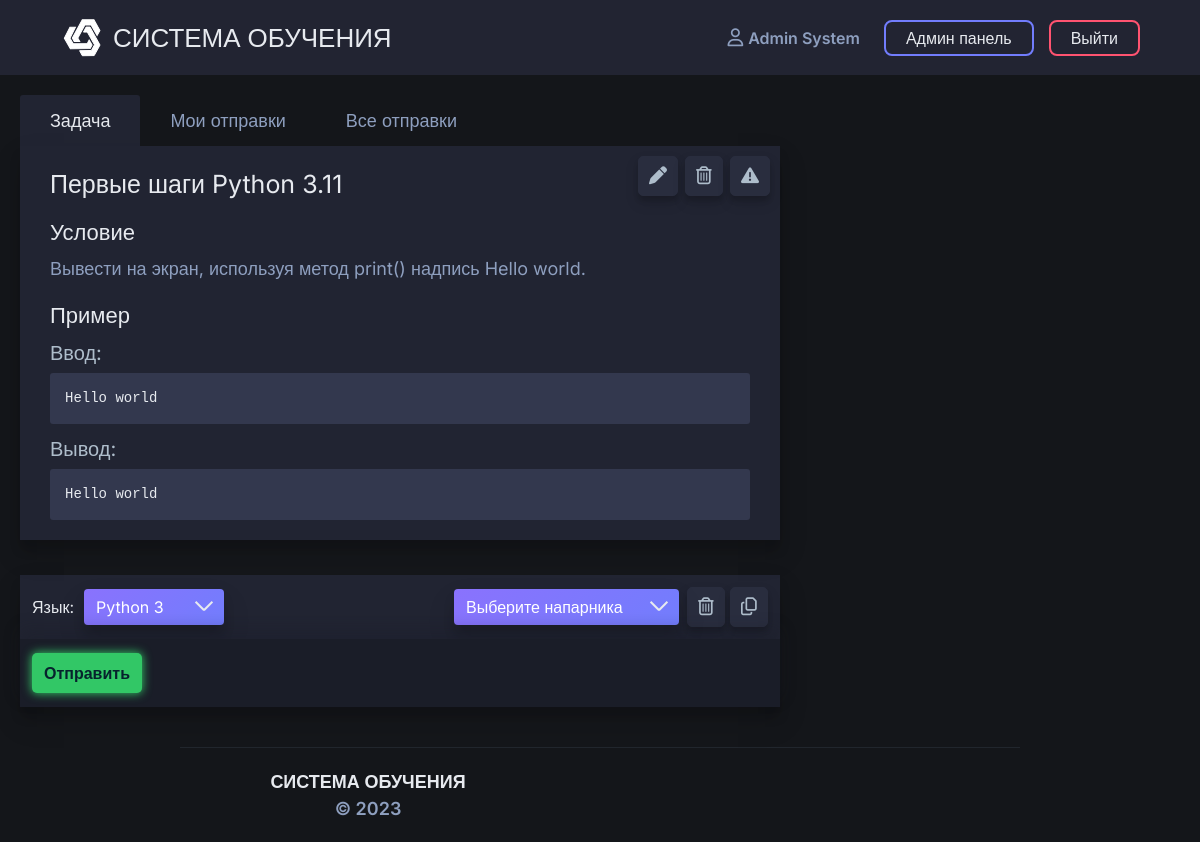
The app's page /problems/grade-5/pervye-shagi-python-311/pervye-shagi-python-311 (signed in) with its own data.
### app/models.py (models this page shows, shortened)
class BaseModel(db.Model):
    __abstract__ = True

class User(BaseModel, UserMixin):  # lgtm [py/missing-equals]
    __tablename__ = "users"
    id = sqlalchemy.Column(sqlalchemy.Integer, primary_key=True, autoincrement=True)
    name = sqlalchemy.Column(sqlalchemy.String, nullable=False)
    surname = sqlalchemy.Column(sqlalchemy.String, nullable=False)
    email = sqlalchemy.Column(sqlalchemy.String, index=True, unique=True)
    verified = sqlalchemy.Column(sqlalchemy.Boolean, default=False)
    role_id = sqlalchemy.Column(sqlalchemy.Integer, sqlalchemy.ForeignKey("roles.id"))
    role = relationship('Role', lazy='joined', uselist=False)
    grade_id = sqlalchemy.Column(sqlalchemy.Integer, sqlalchemy.ForeignKey("grades.id"))
    grade = relationship('Grade')
    grade_letter = sqlalchemy.Column(sqlalchemy.String)
    hashed_password = sqlalchemy.Column(sqlalchemy.String)
    registration_date = sqlalchemy.Column(sqlalchemy.DateTime, default=datetime.datetime.utcnow)
    submissions = db.relationship(
        'Submission',
        secondary=user_submission,
        backref=db.backref('users', lazy='joined'),
        lazy='dynamic',
        order_by="desc(Submission.submission_date)",
        cascade='all,delete'
    )
    reports = db.relationship(
        'Report',
        backref=db.backref('user', lazy='joined'),
        lazy='dynamic',
        cascade='all,delete'
    )
    @hybrid_property
    def is_admin(self) -> bool:
        if self.role.name == 'admin':
            return True
        return False
    @hybrid_property
    def classmates(self) -> list:
        return db.session.query(User).filter(
            User.grade_id == self.grade_id,
            User.grade_letter == self.grade_letter,
            User.id != self.id
        ).all()

class Task(BaseModel):
    __tablename__ = "tasks"
    id = sqlalchemy.Column(sqlalchemy.Integer, primary_key=True, autoincrement=True)
    topic_id = sqlalchemy.Column(sqlalchemy.Integer, sqlalchemy.ForeignKey("topics.id"))
    name = sqlalchemy.Column(sqlalchemy.String)
    translit_name = sqlalchemy.Column(sqlalchemy.String)
    text = sqlalchemy.Column(sqlalchemy.Text)
    example = relationship('Example', uselist=False, backref='task', cascade='all,delete')
    tests = relationship('Test', backref='task', lazy='subquery', cascade='all,delete')
    submissions = db.relationship(
        'Submission',
        backref=db.backref('task', lazy='joined'),
        lazy='dynamic',
        cascade='all,delete'
    )
    reports = relationship('Report', backref='task', cascade='all,delete')
    @hybrid_method
    def url(self, tab: t.Optional[str] = None):
        return url_for(
            'problems.task_page',
            grade_number=self.topic.grade.number,
            topic_translit_name=self.topic.translit_name,
            task_translit_name=self.translit_name,
            tab=tab
        )

class Example(BaseModel):
    __tablename__ = "examples"
    id = sqlalchemy.Column(sqlalchemy.Integer, primary_key=True, autoincrement=True)
    task_id = sqlalchemy.Column(sqlalchemy.Integer, sqlalchemy.ForeignKey("tasks.id"))
    example_input = sqlalchemy.Column(sqlalchemy.Text)
    example_output = sqlalchemy.Column(sqlalchemy.Text)

### app/blueprints/problems/routes.py (the view, shortened to what this page needs)
@problems.route(
    '/grade-<int:grade_number>/<string:topic_translit_name>/<string:task_translit_name>',
    defaults={'tab': 'problem'},
    methods=['GET']
)
@problems.route(
    '/grade-<int:grade_number>/<string:topic_translit_name>/<string:task_translit_name>/<string:tab>',
    methods=['GET']
)
@register_breadcrumb(problems, '.grade.topic.task', '', dynamic_list_constructor=bc.view_task_dlc)
@login_required
@grade_compliance_required
def task_page(grade_number, topic_translit_name, task_translit_name, tab):
    task = get_task(grade_number, topic_translit_name, task_translit_name)
    topic = task.topic
    global_context = {
        'task': task,
        'topic': topic,
    }
    page = request.args.get('table_page', type=int, default=1)
    if tab == 'problem':
        local_context = {
            'language_dict': languages.dictionary
        }
        return render_template(
            'problems/tabs/problem.html',
            title=f'{task.name} - Задача',
            **global_context,
            **local_context
        )
    abort(404)

### app/blueprints/problems/templates/problems/tabs/problem.html (shortened to what this page needs)
{% extends 'problems/base.html' %}
{% block css %}
    {{ super() }}
    {% include 'codemirror/css.html' %}
    <link rel="stylesheet" href="{{ url_for('problems.static', filename='css/loader.css') }}">
    <link rel="stylesheet" href="{{ url_for('static', filename='css/editor.css') }}">
{% endblock %}
{% block task_content %}
    <div class="tabs">
        <ul class="nav nav-tabs" id="task_tabs" role="tablist">
            <li class="nav-item">
                <a href="{{ task.url() }}" class="nav-link active" id="task-tab" role="tab"
                   aria-selected="true">Задача</a>
            </li>
            <li class="nav-item">
                <a href="{{ task.url(tab='submissions') }}" class="nav-link" id="submissions-tab"
                   role="tab"
                   aria-selected="false">Мои отправки</a>
            </li>
            {% if current_user.is_admin %}
                <li class="nav-item">
                    <a href="{{ task.url(tab='all-submissions') }}" class="nav-link"
                       id="submissions-tab" role="tab" aria-selected="false">
                        Все отправки
                    </a>
                </li>
            {% endif %}
        </ul>
    </div>
    <div class="task" id="task">
        <div class="task__header box-shadow">
            <div class="task__header__buttons">
                {% if current_user.is_admin %}
                    <a href="{{ url_for('admin.edit_task_page', id=task.id) }}" data-tooltip="tooltip"
                       data-placement="top" title="Изменить задачу"
                       class="default_button header__button" id="report_task__btn">
                        <i class="default_button__icon fas fa-pen"></i>
                    </a>
                    <button data-toggle="modal" data-target="#deleteModal"
                            data-tooltip="tooltip" data-placement="top" title="Удалить задачу"
                            class="alert_button header__button" id="report_task__btn">
                        <i class="default_button__icon far fa-trash-alt"></i>
                    </button>
                {% endif %}
                <button data-toggle="modal" data-target="#reportModal"
                        data-tooltip="tooltip" data-placement="top" title="Пожаловаться на задачу"
                        class="alert_button" id="report_task__btn">
                    <i class="default_button__icon fas fa-exclamation-triangle"></i>
                </button>
            </div>
            <p class="task__title">{{ task.name }}</p>
            <div class="task__condition task__header__block">
                <h4 class="condition__title task__sub_title">Условие</h4>
                <p class="condition__text">
                    {% for line in task.text.split('\n') %}
                        {{ line }}
                    {% endfor %}
                </p>
            </div>
            {% set example = task.example %}
            {% if example %}
                <div class="task__example task__header__block">
                    <h4 class="example__title task__sub_title">Пример</h4>
                    <div class="input">
                        <p class="example__subtitle">Ввод:</p>
                        <pre>
                        {% for input_line in example.example_input.split('\n') %}
                            <span>{{ input_line }}</span>
                        {% endfor %}
                    </pre>
                    </div>
                    <div class="output">
                        <p class="example__subtitle">Вывод:</p>
                        <pre>
                        {% for output_line in example.example_output.split('\n') %}
                            <span>{{ output_line }}</span>
                        {% endfor %}
                    </pre>
                    </div>
                </div>
            {% endif %}
        </div>
        <div class="task__body box-shadow">
            <div class="editor">
                <div class="editor__header">
                    <div class="header__left_side">
                        <p class="dropdown__title">Язык:</p>
                        <div class="dropdown box-shadow">
                            <button class="btn btn-secondary dropdown-btn" type="button"
                                    id="dropdownMenuButton"
                                    data-toggle="dropdown" aria-haspopup="true" aria-expanded="false">
                                                <span class="languageDropdownButton__text"
                                                      id="languageDropdownButton__text">Python 3</span>
                                <span class="arrow">
                                <span></span><span></span>
                            </span>
                            </button>
                        </div>
                    </div>
                    <div class="header__right_side">
                        <div class="dropdown box-shadow">
                            <button class="btn btn-secondary dropdown-btn" type="button"
                                    id="dropdownMenuClassmateButton"
                                    data-toggle="dropdown" aria-haspopup="true" aria-expanded="false">
                                                <span class="classmateDropdownButton__text"
                                                      id="classmateDropdownButton__text">
                                                    Выберите напарника
                                                </span>
                                <span class="arrow">
                                <span></span><span></span>
                            </span>
                            </button>
                        </div>
                        <button data-tooltip="tooltip" data-placement="top" title="Удалить код"
                                class="header__button alert_button" id="reset-code__btn">
                            <i class="default_button__icon far fa-trash-alt"></i>
                        </button>
                        <button data-tooltip="tooltip" data-placement="top" title="Скопировать код"
                                class="header__button default_button" id="copy-code__btn">
                            <i class="default_button__icon far fa-copy"></i>
                        </button>
                    </div>
                </div>
                <div class="editor__footer">
                    <button class="submit-code__btn" id="submit-code__btn">Отправить</button>
                </div>
            </div>
        </div>
    </div>
{% endblock %}

### app/templates/base.html (shortened to what this page needs)
<!DOCTYPE html>
<html lang="{{ LANGUAGE }}">
<head>
    <link rel="stylesheet" href="https://stackpath.bootstrapcdn.com/bootstrap/4.4.1/css/bootstrap.min.css"
>
    <link rel="stylesheet" href="{{ url_for('static', filename='css/base.css') }}">
    {% block css %}{% endblock %}
</head>
<body>
<header class="header" id="header">
    <div class="container-fluid">
        <div class="row header-row">
            <div class="header__left_side">
                <a href="{{ url_for('home_page') }}" class="logo">
                    <img src="{{ url_for('static', filename='images/svg/logo.svg') }}" alt="logo" class="img">
                    <h2 class="name">СИСТЕМА ОБУЧЕНИЯ</h2>
                </a>
            </div>
            <div class="header__right_side">
                <div id="header__nav" class="header__nav">
                    <nav class="navigation">
                        {% if current_user.is_authenticated %}
                            <a href="{{ url_for('profile_page') }}"
                               id="profile" class="header__nav_item header__nav_button">
                                <i class="fa fa-user-o" aria-hidden="true"></i>
                                {{ current_user.name }} {{ current_user.surname }}
                            </a>
                            {% if current_user.is_admin %}
                                <a href="{{ url_for('admin.home_page') }}" id="admin_panel"
                                   class="header__nav_item header__nav_button">
                                    Админ панель
                                </a>
                            {% endif %}
                            <button id="logout" class="header__nav_item header__nav_button">
                                Выйти
                            </button>
                        {% else %}
                            <a href="{{ url_for('auth.login_page') }}" id="login"
                               class="header__nav_item header__nav_button">Войти</a>
                            <a href="{{ url_for('auth.signup_page') }}" id="signup"
                               class="header__nav_item header__nav_button">Регистрация</a>
                        {% endif %}
                    </nav>
                </div>
            </div>
        </div>
    </div>
</header>
<main role="main" class="main">
    {% block content %}
    {% endblock %}
</main>
<div class="footer__wrapper">
    <footer class="footer" id="footer">
        <div class="container-fluid">
            <div class="row footer__body">
                <div class="col-md-4 footer__name">
                    СИСТЕМА ОБУЧЕНИЯ <span>&copy; 2023</span>
                </div>
            </div>
        </div>
    </footer>
</div>
</body>
</html>

### records on screen
User: name "Admin", surname "System"
Task: name "Первые шаги Python 3.11", text "Вывести на экран, используя метод print() надпись Hello world."
Example: example_input "Hello world", example_output "Hello world"
